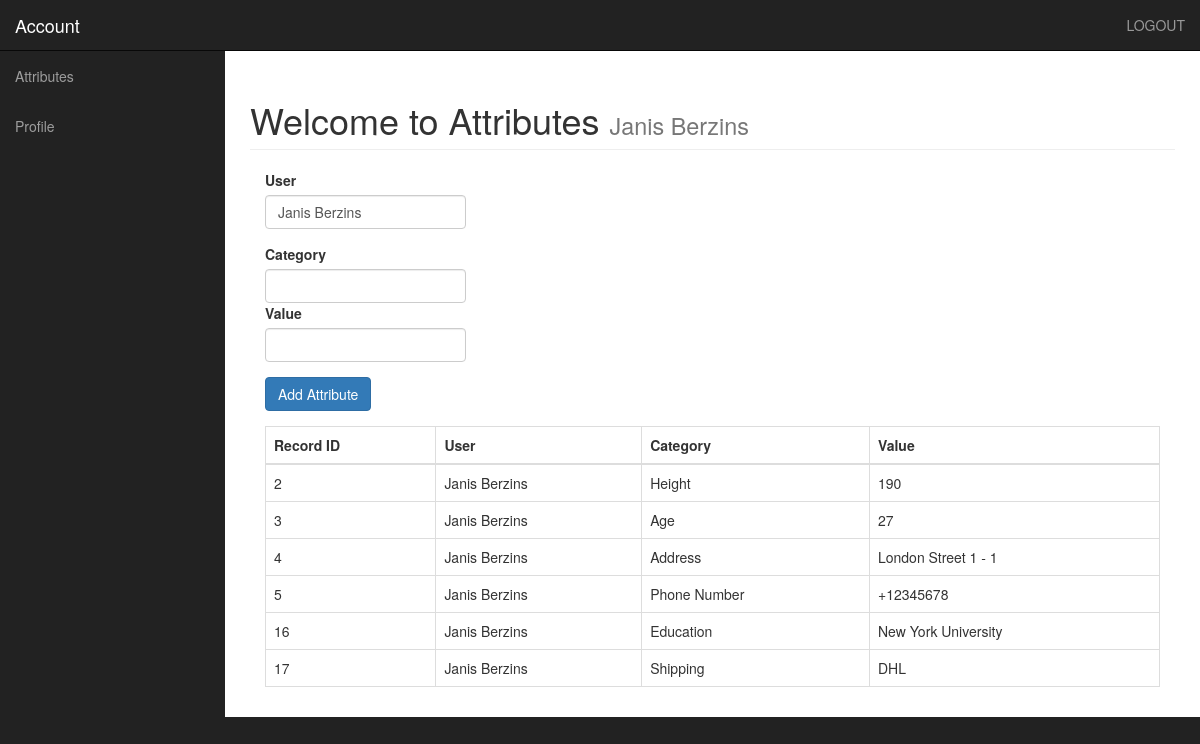
/magebit/attributes.php (signed in), run on the app's committed database.
### tables this page shows
CREATE TABLE `attributes` (
  `record_id` int(3) NOT NULL,
  `user` varchar(255) NOT NULL,
  `category` varchar(50) NOT NULL,
  `value` varchar(50) NOT NULL
);

### magebit/functions.php (the view, shortened to what this page needs)
<?php
function findAllAttributes() {
global $connection;
    if (isset($_SESSION['user_name'])) {
        $the_user_name = $_SESSION['user_name'];
    }
    $query = "SELECT * FROM attributes WHERE user = '{$the_user_name}' ";
    $select_attributes =  mysqli_query($connection, $query);
    while($row = mysqli_fetch_assoc($select_attributes)) {
    $record_id = $row['record_id'];
    $user = $row['user'];
    $category = $row['category'];
    $value = $row['value'];
    echo "<tr>";
    echo "<td>{$record_id}</td>";
    echo "<td>{$user}</td>";
    echo "<td>{$category}</td>";
    echo "<td>{$value}</td>";
    echo "</tr>";
    }
}
?>

### magebit/includes/css/sb-admin.css (style rules this page uses)
body { margin-top: 100px; background-color: #222; }
@media (min-width:768px) { body { margin-top: 50px; } }

### data on the page
attributes: record_id "2", user "Janis Berzins", category "Height", value "190"
attributes: record_id "3", user "Janis Berzins", category "Age", value "27"
attributes: record_id "4", user "Janis Berzins", category "Address", value "London Street 1 - 1"
attributes: record_id "5", user "Janis Berzins", category "Phone Number", value "+12345678"
attributes: record_id "16", user "Janis Berzins", category "Education", value "New York University"
attributes: record_id "17", user "Janis Berzins", category "Shipping", value "DHL"

### other printed values
$_SESSION['user_name'] "Janis Berzins"
